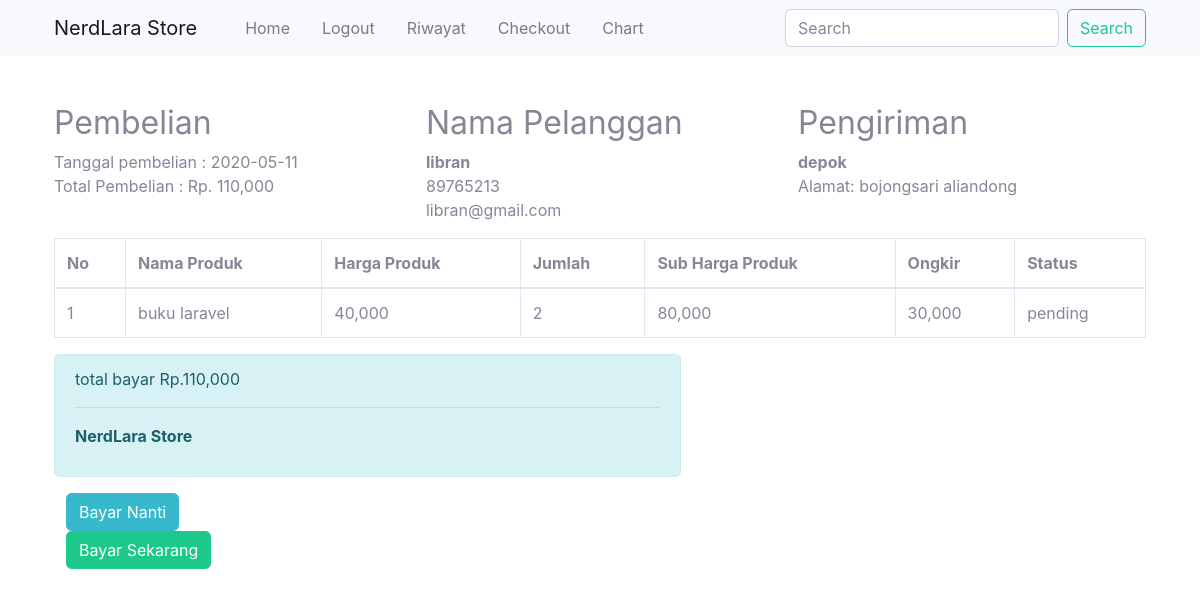
Page /nota.php?id=17 (signed in) on the committed database.
### tables this page shows
CREATE TABLE `pembelian` (
  `id_pembelian` int(11) NOT NULL,
  `id_pelanggan` int(11) NOT NULL,
  `id_ongkir` int(11) NOT NULL,
  `tanggal_pembelian` date NOT NULL,
  `total_pembelian` int(11) NOT NULL,
  `nama_kota` varchar(90) NOT NULL,
  `tarif` int(11) NOT NULL,
  `alamat_pengiriman` varchar(80) NOT NULL,
  `status_pembelian` varchar(100) NOT NULL DEFAULT 'pending'
);

CREATE TABLE `pelanggan` (
  `id_pelanggan` int(11) NOT NULL,
  `nama_pelanggan` varchar(80) NOT NULL,
  `email_pelanggan` varchar(80) NOT NULL,
  `password_pelanggan` varchar(80) NOT NULL,
  `telepon_pelanggan` int(11) NOT NULL,
  `alamat` text NOT NULL
);

CREATE TABLE `pembelian_produk` (
  `id_pembelian_produk` int(11) NOT NULL,
  `id_pembelian` int(11) NOT NULL,
  `id_produk` int(11) NOT NULL,
  `jumlah` int(11) NOT NULL,
  `nama_produk` varchar(80) NOT NULL,
  `harga_produk` int(11) NOT NULL,
  `berat_produk` int(11) NOT NULL,
  `sub_berat` int(11) NOT NULL,
  `sub_harga` int(11) NOT NULL
);

### nota.php (the view, shortened to what this page needs)
<?php
$koneksi = new mysqli("localhost", "root","", "buku");
?>
<!DOCTYPE html>
<html lang="en">
<head>
    <link rel="stylesheet" type="text/css" href="Admin/css/sb-admin-2.min.css">
</head>
<body>
 <?php include "menu.php"; ?>
    <section class="konten">
        <div class="container">
<?php
$ambil = $koneksi-> query("SELECT * FROM pembelian JOIN pelanggan
ON pembelian.id_pelanggan = pelanggan.id_pelanggan
WHERE pembelian.id_pembelian = '$_GET[id]'");
 $detail = $ambil-> fetch_assoc();?>
<div class="row mt-5">
<div class="col-md-4"> <h2>Pembelian</h2>
            Tanggal pembelian :  <?php echo $detail ['tanggal_pembelian']; ?> <br>
            Total Pembelian : Rp.  <?php echo number_format ($detail ['total_pembelian']); ?>
            </div>
<div class="col-md-4"> <h2>Nama Pelanggan</h2>
<strong><?php echo $detail ['nama_pelanggan'];?></strong> <br>
<p>
 <?php echo $detail ['telepon_pelanggan'];?> <br>
 <?php echo $detail ['email_pelanggan']; ?>
</p>
</div>
            <div class="col-md-4"> <h2>Pengiriman</h2>
            <strong><?php echo $detail ['nama_kota'];?></strong> <br>
            Alamat: <?php echo $detail ['alamat_pengiriman']; ?>
            </div>
</div>
<table class="table table-bordered">
    <thead>
        <tr>
            <th>No</th>
            <th>Nama Produk</th>
            <th>Harga Produk</th>
            <th>Jumlah</th>
            <th>Sub Harga Produk</th>
            <th>Ongkir</th>
            <th>Status</th>
        </tr>
    </thead>
    <tbody>
    <?php $nomor=1; ?>
    <?php $ambil = $koneksi -> query ("SELECT * FROM pembelian_produk WHERE id_pembelian ='$_GET[id]'");?>
        <?php while($pecah=$ambil -> fetch_assoc()){ ?>
        <tr>
        <td><?php echo $nomor ?></td>
            <td><?php echo $pecah['nama_produk']; ?></td>
            <td><?php echo number_format($pecah['harga_produk']); ?></td>
            <td><?php echo number_format ($pecah['jumlah']); ?></td>
            <td><?php echo number_format($pecah['sub_harga']); ?></td>
            <td> <?php echo number_format ($detail ['tarif']); ?> </td>
            <td><?php echo $detail['status_pembelian'];?></td>
        </tr>
        <?php $nomor++ ?>
        <?php } ?>
    </tbody>
</table>
<div class="row">
            <div class="col-md-7">
                <div class="alert alert-info">
                    <p>
                     total bayar Rp.<?php echo number_format($detail ['total_pembelian']); ?> <hr>
                    <strong> NerdLara Store</strong>
                    </p>
                </div>
            </div>
        </div>
            <div class="col-md-3">
            <a href="riwayat.php" class="btn btn-info">Bayar Nanti</a>
            <a href="pembayaran.php?id=<?php echo $detail['id_pembelian']?>" class="btn btn-success">Bayar Sekarang</a>
            </div>
    </section>
</body>
</html>

### rows in the picture
pembelian: tanggal_pembelian "2020-05-11", total_pembelian "110,000", id_pelanggan.nama_pelanggan "libran", id_pelanggan.telepon_pelanggan "89765213", id_pelanggan.email_pelanggan "libran@gmail.com", nama_kota "depok", alamat_pengiriman "bojongsari aliandong"
pembelian_produk: nama_produk "buku laravel", harga_produk "40,000", jumlah "2", sub_harga "80,000", id_pembelian.tarif "30,000", id_pembelian.status_pembelian "pending"
